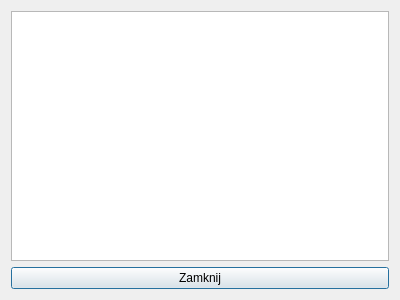
<?xml version="1.0" encoding="UTF-8"?>
<ui version="4.0">
 <class>PCAResultWindow</class>
 <widget class="QDialog" name="PCAResultWindow">
  <property name="geometry">
   <rect>
    <x>0</x>
    <y>0</y>
    <width>400</width>
    <height>300</height>
   </rect>
  </property>
  <property name="windowTitle">
   <string>Błąd redukcji liczby wymiarów</string>
  </property>
  <layout class="QVBoxLayout" name="verticalLayout">
   <item>
    <widget class="QTableWidget" name="tableWidget"/>
   </item>
   <item>
    <widget class="QPushButton" name="pushButton">
     <property name="text">
      <string>Zamknij</string>
     </property>
    </widget>
   </item>
  </layout>
 </widget>
 <resources/>
 <connections>
  <connection>
   <sender>pushButton</sender>
   <signal>released()</signal>
   <receiver>PCAResultWindow</receiver>
   <slot>deleteLater()</slot>
   <hints>
    <hint type="sourcelabel">
     <x>199</x>
     <y>277</y>
    </hint>
    <hint type="destinationlabel">
     <x>199</x>
     <y>149</y>
    </hint>
   </hints>
  </connection>
 </connections>
</ui>
